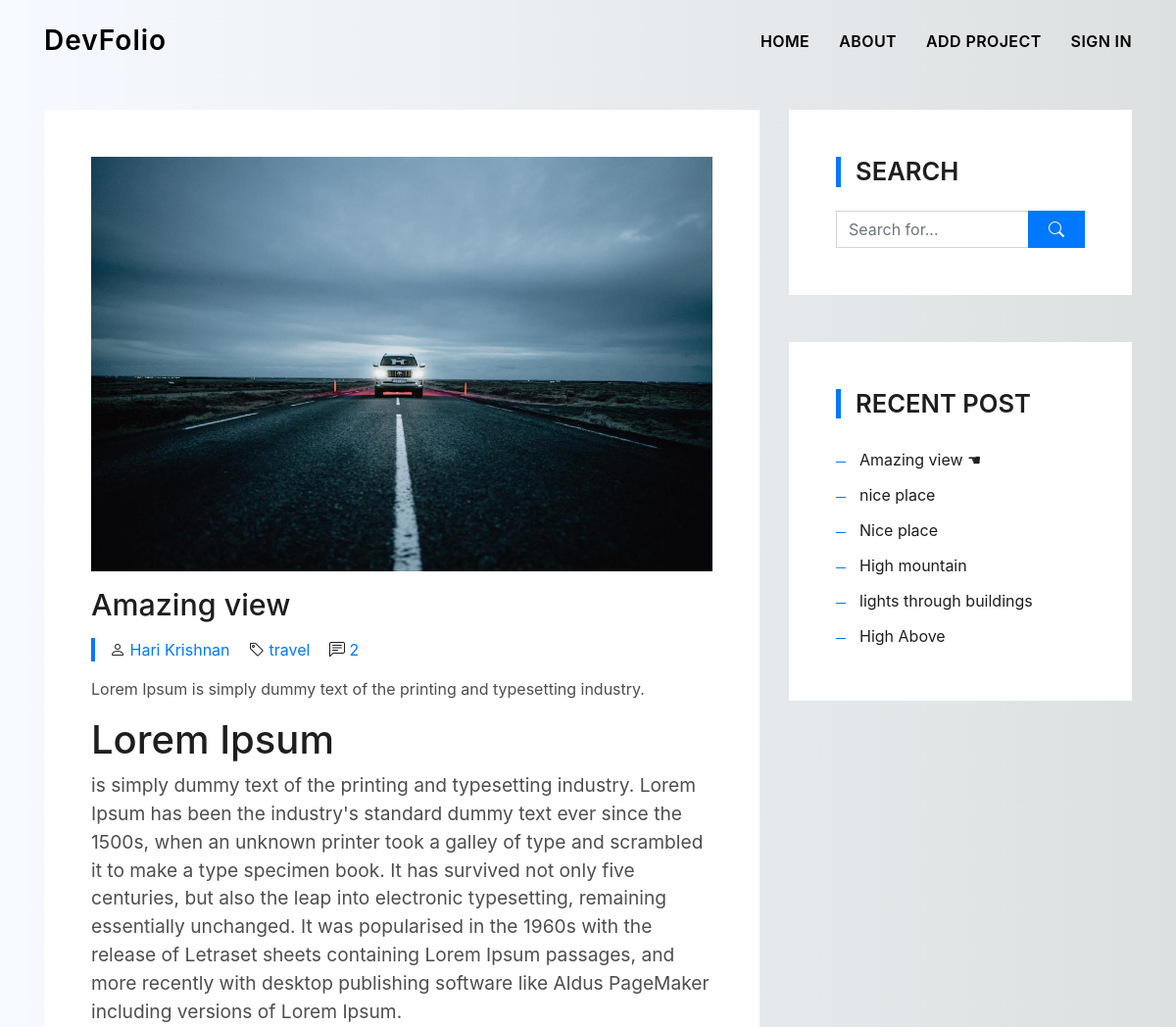
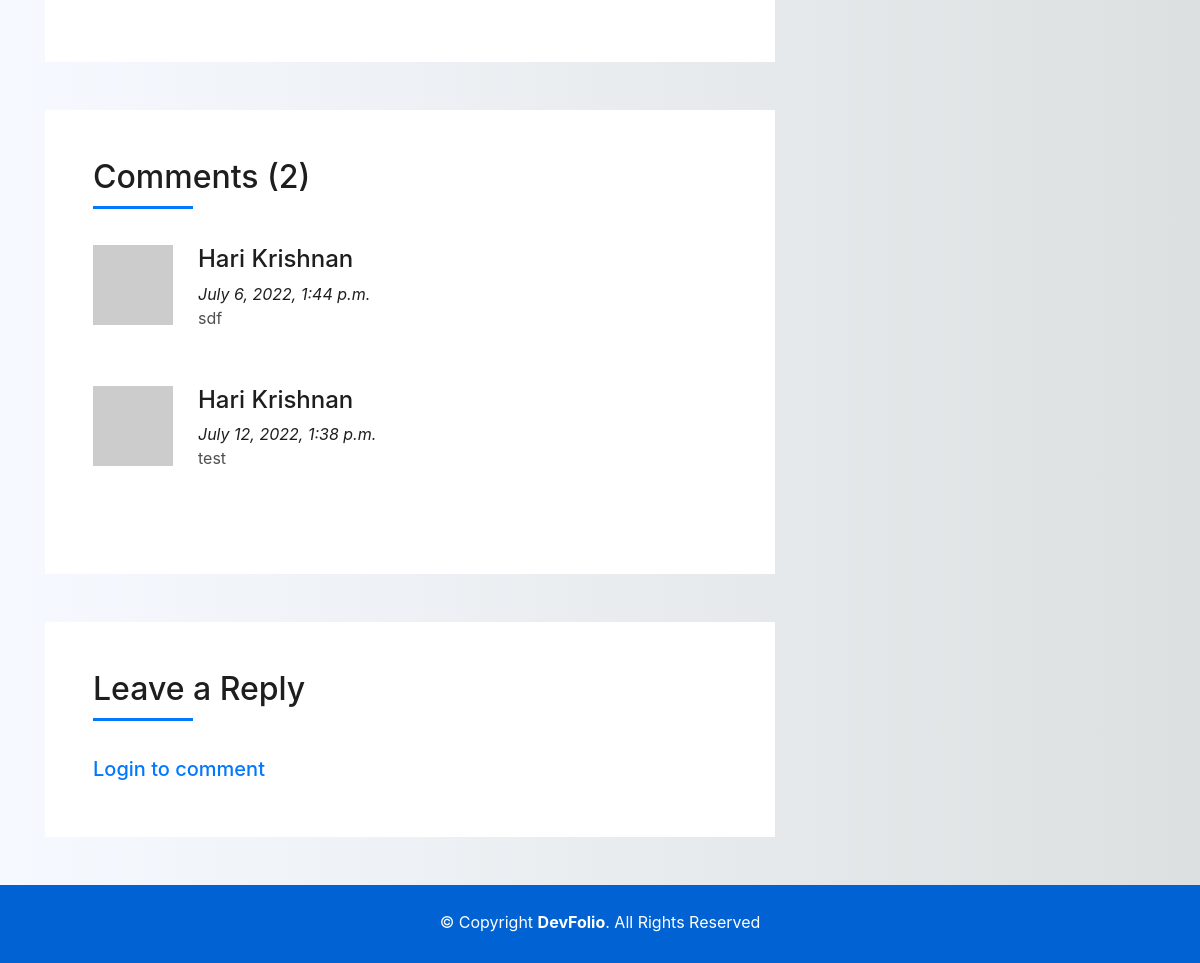
Screenshot of /article/ded7f817-1fd9-4264-a4cf-134f9d97188f/ with the database file from the repository (2 pictures, top to bottom).
### blogs/models.py (models this page shows, shortened)
class Article(models.Model):
    owner = models.ForeignKey(Profile, on_delete=models.SET_NULL, blank=True, null=True)
    heading = models.CharField(max_length=200)
    discription = models.CharField(max_length=300, null=True, blank=True)
    category = models.CharField(max_length=100, null=True, blank=True)
    featured_image = ResizedImageField(size=[1200,720], null=True, blank=True, default='images/blog_img/no-photo.jpg', upload_to='images/blog_img/')
    text_field =  RichTextUploadingField(null=True, blank=True)
    tags = models.ManyToManyField('Tag', blank=True)
    comment_total = models.IntegerField(default=0, null=True, blank=True)
    created = models.DateTimeField(auto_now_add=True)
    id = models.UUIDField(default=uuid.uuid4,
                          primary_key=True, editable=False, unique=True)
    @property
    def getcommentcount(self):
        comments = self.comment_set.all()
        total_comment = comments.count()
        self.comment_total = total_comment
        self.save()

class Comment(models.Model):
    owner = models.ForeignKey(Profile, on_delete=models.CASCADE, null=True)
    article = models.ForeignKey(Article, on_delete=models.CASCADE)
    text = models.TextField(null=True, blank=False)
    created = models.DateTimeField(auto_now_add=True)
    id = models.UUIDField(default=uuid.uuid4,
                          primary_key=True, editable=False, unique=True)
    def gravatar_url(self):
        md5 = hashlib.md5(self.owner.email.encode())
        digest = md5.hexdigest()
        return 'http://www.gravatar.com/avatar/{}?s=80&d=retro&r=g'.format(digest)

### users/models.py (models this page shows, shortened)
class Profile(models.Model):
    user = models.OneToOneField(User, on_delete=models.CASCADE, null=True, blank=True)
    name = models.CharField(max_length=200, null=True, blank=True)
    username = models.CharField(max_length=200, null=True, blank=True)
    email = models.EmailField(max_length=400, null=True, blank=True)
    profile_image = ResizedImageField(size=[250, 250], blank=True, null=True, default='images/profile_img/default.jpg', upload_to='images/profile_img/')
    short_intro = models.CharField(max_length=600, null=True, blank=True)
    website_link = models.URLField(max_length=800, null=True, blank=True)
    phone = models.IntegerField(null=True, blank=True)
    profession = models.CharField(max_length=20, null=True, blank=True)
    created = models.DateTimeField(auto_now_add=True)
    id = models.UUIDField(default=uuid.uuid4, primary_key=True, editable=False, unique=True)

### blogs/views.py (the view, shortened to what this page needs)
# urls.py: path('article/<str:pk>/', views.singlearticle, name='article'),
def singlearticle(request, pk):
    blog = Article.objects.get(id=pk)
    tags = blog.tags.all()
    length_tags = len(tags)
    owner = blog.owner.username
    profile = Profile.objects.get(username=owner)
    blog.getcommentcount
    form = CommentForm()
    length_articles = len(profile.article_set.all())
    context = {'blog': blog, 'tags': tags, 'length_tags': length_tags, 'length_articles': length_articles, 'profile': profile, 'commentform': form}
    return render(request, 'blogs/blog-single.html', context)

### blogs/forms.py
class CommentForm(ModelForm):
    class Meta:
        model = Comment
        fields = ['text']
    def __init__(self, *args, **kwargs):
        super(CommentForm, self).__init__(*args, **kwargs)
        self.fields['text'].widget.attrs.update({'class': 'form-group form-control input-mf', 'placeholder': 'Comment*'})

### blogs/templates/blogs/blog-single.html (shortened to what this page needs)
{% extends 'main.html' %}
{% load static %}
{% block content %}
<section class="blog-wrapper sect-pt4" id="blog">
  <div class="container">
    <div class="row">
      <div class="col-md-8">
        <div class="post-box">
          <div class="post-thumb">
            <img src="{{ blog.featured_image.url }}" class="img-fluid" alt="">
          </div>
          <div class="post-meta">
            <h1 class="article-title"> {{ blog.heading }} </h1>
            <ul>
              <li>
                <span class="bi bi-person"></span>
                <a href="#">{{ blog.owner.name|slice:'15' }}</a>
              </li>
              {% if blog.category is not None %}
              <li>
                <span class="bi bi-tag"></span>
                <a href="#">{{ blog.category }}</a>
              </li>
              {% endif %}
              <li>
                <span class="bi bi-chat-left-text"></span>
                <a href="#">{{ blog.comment_total }}</a>
              </li>
            </ul>
          </div>
          <div class="article-content">
            <p>
              {{ blog.discription }}
            </p>
          </div>
              {{ blog.text_field|safe }}
        </div>
        <div class="box-comments">
          {% if blog.comment_total is 0 %}
            <h5>No comments yet!</h5>
          {% else %}
            <div class="title-box-2">
              <h4 class="title-comments title-left">Comment{{ blog.comment_total|pluralize:'s' }} ({{ blog.comment_total }})</h4>
            </div>
            <ul class="list-comments">
              {% for comment in blog.comment_set.all %}
              <li>
                <div class="comment-avatar">
                  <img src="{{ comment.gravatar_url }}" alt="image">
                </div>
                <div class="comment-details">
                  <h4 class="comment-author">{{ comment.owner.name|slice:'15' }}</h4>
                  <span>{{ comment.created }}</span>
                  <p>
                    {{ comment.text }}
                  </p>
                </div>
              </li>
              {% endfor %}
            </ul>
          {% endif %}
        </div>
        <div class="form-comments">
          <div class="title-box-2">
            <h3 class="title-left">
              Leave a Reply
            </h3>
          </div>
          {% if request.user.is_authenticated %}
          <form method="POST" , action="">
            {% csrf_token %}
            {% for field in commentform %}
            {{ field }}
            {% endfor %}
            <button type="submit" class="button button-a button-big button-rouded">Comment</button>
          </form>
          {% else %}
          <h5><a class="color-blue" href="{% url 'login' %}">Login to comment</a></h5>
          {% endif %}
        </div>
      </div>
      <div class="col-md-4">
        <div class="widget-sidebar sidebar-search">
          <h5 class="sidebar-title">Search</h5>
          <div class="sidebar-content">
            <form>
              <div class="input-group">
                <input type="text" class="form-control" placeholder="Search for..." aria-label="Search for...">
                <span class="input-group-btn">
                  <button class="btn btn-secondary btn-search" type="button">
                    <span class="bi bi-search"></span>
                  </button>
                </span>
              </div>
            </form>
          </div>
        </div>
        <div class="widget-sidebar">
          <h5 class="sidebar-title">Recent Post</h5>
          <div class="sidebar-content">
            <ul class="list-sidebar">
              {% for article in profile.article_set.all %}
              {% if blog.heading == article.heading %}
              <li>
                <a href="#">{{ article.heading }} &#9754;</a>
              </li>
              {% else %}
              <li>
                <a href="{% url 'article' article.id %}">{{ article.heading }}</a>
              </li>
              {% endif %}
              {% endfor %}
            </ul>
          </div>
        </div>
        </div>
      </div>
    </div>
</section>
<footer>
  <div class="container">
    <div class="row">
      <div class="col-sm-12">
        <div class="copyright-box">
          <p class="copyright">&copy; Copyright <strong>DevFolio</strong>. All Rights Reserved</p>
        </div>
      </div>
    </div>
  </div>
</footer>
{% endblock content %}

### static/styles/profile.css (style rules this page uses)
body { background: -webkit-linear-gradient(left, #f6f9ff, #dde0e0); }

### static/styles/style.css (style rules this page uses)
body { background-color: #f6f9ff; color: #4e4e4e; }
h1, h2, h3, h4, h5, h6 { color: #1e1e1e; }
a { color: #1e1e1e; text-decoration: none; transition: all 0.5s ease-in-out; }
.sect-pt4 { padding-top: 4rem; }
.title-box-2 { margin-bottom: 3rem; }
.title-left { font-size: 2rem; position: relative; }
.title-left:before { content: ""; position: absolute; height: 3px; background-color: #0078ff; width: 100px; bottom: -12px; }
.ul-resect, .widget-tags ul, .widget-sidebar .list-sidebar, .box-comments .list-comments, .blog-wrapper .post-meta ul, .list-ico, .socials ul { list-style: none; padding-left: 0; margin-bottom: 0; }
.post-box, .form-comments, .box-comments, .widget-sidebar { padding: 2rem; background-color: #fff; margin-bottom: 3rem; }
@media (min-width: 768px) { .post-box, .form-comments, .box-comments, .widget-sidebar { padding: 3rem; } }
.blog-wrapper .article-title { font-size: 1.5rem; }
@media (min-width: 768px) { .blog-wrapper .article-title { font-size: 1.9rem; } }
.blog-wrapper .post-meta { margin: 1rem 0; }
.blog-wrapper .post-meta ul { border-left: 4px solid #0078ff; margin-top: 1rem; }
.blog-wrapper .post-meta ul li { display: inline-block; margin-left: 15px; }
.blog-wrapper .post-meta ul a { color: #0078ff; }
.blog-wrapper .post-meta ul span { color: #1e1e1e; }
.color-blue { color: #0078ff; }
.box-comments .list-comments li { padding-bottom: 40px; }
.box-comments .list-comments .comment-avatar { display: table-cell; vertical-align: top; }
.box-comments .list-comments .comment-avatar img { width: 80px; height: 80px; }
.box-comments .list-comments .comment-author { font-size: 1.3rem; }
@media (min-width: 768px) { .box-comments .list-comments .comment-author { font-size: 1.5rem; } }
.box-comments .list-comments .comment-details { display: table-cell; vertical-align: top; padding-left: 25px; }
.box-comments .list-comments span { color: #1e1e1e; font-style: italic; }
.widget-sidebar .sidebar-title { font-size: 1.6rem; font-weight: 600; border-left: 5px solid #0078ff; padding-left: 15px; text-transform: uppercase; margin-bottom: 1.5rem; }
.widget-sidebar .list-sidebar li { position: relative; padding: 6px 0 6px 24px; }
.widget-sidebar .list-sidebar li:before { position: absolute; content: ""; width: 10px; height: 1px; left: 0; background-color: #0078ff; top: 20px; }
.sidebar-search input { background-color: #fff; border-radius: 0; transition: all 0.5s ease-in-out; }
.sidebar-search .btn-search { background-color: #0078ff; border-color: #0078ff; border-radius: 0; padding-left: 20px; padding-right: 20px; }
footer { text-align: center; color: #fff; padding: 25px 0; background: #0062d3; }
footer .copyright { margin-bottom: 0.3rem; }

### rows the page displays
Article: featured_image (picture), heading "Amazing view", owner.name "Hari Krishnan", category "travel", comment_total "2", discription "Lorem Ipsum is simply dummy text of the printing and typesetting industry.", text_field "Lorem Ipsum is simply dummy text of the printing and typesetting industry. Lorem Ipsum has been the industry's standard dummy text ever since the 1500s, when an unknown printer took a galley of type and scrambled it to make a type specimen book. It has survived not only five centuries, but also the leap into electronic typesetting, remaining essentially unchanged. It was popularised in the 1960s with the release of Letraset sheets containing Lorem Ipsum passages, and more recently with desktop publishing software like Aldus PageMaker including versions of Lorem Ipsum."
Comment: owner.name "Hari Krishnan", created "July 6, 2022, 1:44 p.m.", text "sdf"
Comment: owner.name "Hari Krishnan", created "July 12, 2022, 1:38 p.m.", text "test"
Article: heading "nice place"
Article: heading "Nice place"
Article: heading "High mountain"
Article: heading "lights through buildings"
Article: heading "High Above"
